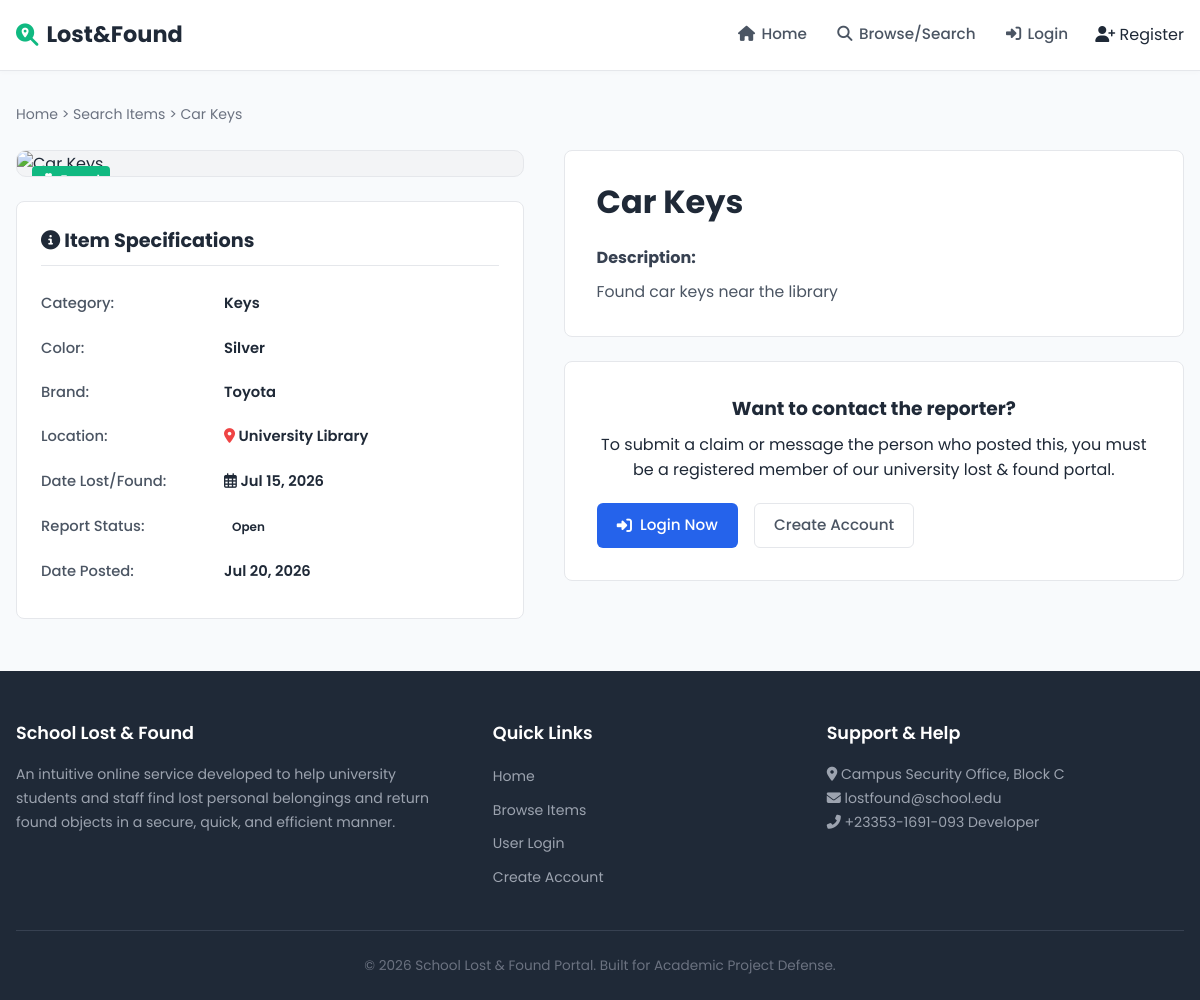
Screenshot of /item.php?id=2 with the database file from the repository.
### tables this page shows
CREATE TABLE items (
    id INT AUTO_INCREMENT PRIMARY KEY,
    user_id INT NOT NULL,
    category_id INT NOT NULL,
    title VARCHAR(150) NOT NULL,
    description TEXT NOT NULL,
    item_type ENUM('Lost','Found') NOT NULL,
    color VARCHAR(50),
    brand VARCHAR(100),
    location VARCHAR(150) NOT NULL,
    date_lost_found DATE NOT NULL,
    image VARCHAR(255) DEFAULT 'default-item.png',
    status ENUM('Open','Claimed','Returned') DEFAULT 'Open',
    created_at TIMESTAMP DEFAULT CURRENT_TIMESTAMP,
    updated_at TIMESTAMP DEFAULT CURRENT_TIMESTAMP ON UPDATE CURRENT_TIMESTAMP,
    CONSTRAINT fk_items_user FOREIGN KEY (user_id) REFERENCES users(id) ON DELETE CASCADE,
    CONSTRAINT fk_items_category FOREIGN KEY (category_id) REFERENCES categories(id) ON DELETE RESTRICT
);

CREATE TABLE categories (
    id INT AUTO_INCREMENT PRIMARY KEY,
    category_name VARCHAR(100) NOT NULL UNIQUE,
    description TEXT,
    created_at TIMESTAMP DEFAULT CURRENT_TIMESTAMP
);

### item.php (the view, shortened to what this page needs)
<?php
require_once 'includes/db.php';
require_once 'includes/functions.php';
$item_id = isset($_GET['id']) ? (int)$_GET['id'] : 0;
$item_query = "SELECT i.*, c.category_name, u.full_name as poster_name, u.email as poster_email, u.phone as poster_phone, u.profile_picture as poster_pic, u.role as poster_role
               FROM items i
               JOIN categories c ON i.category_id = c.id
               JOIN users u ON i.user_id = u.id
               WHERE i.id = ?";
$stmt = mysqli_prepare($conn, $item_query);
if ($stmt) {
    mysqli_stmt_bind_param($stmt, "i", $item_id);
    mysqli_stmt_execute($stmt);
    $item_result = mysqli_stmt_get_result($stmt);
    $item = mysqli_fetch_assoc($item_result);
}
include_once 'includes/header.php';
?>
<div class="breadcrumbs">
    <a href="index.php">Home</a> &gt; <a href="search.php">Search Items</a> &gt; <span><?php echo htmlspecialchars($item['title']); ?></span>
</div>
<div class="item-detail-grid">
    <div class="item-spec-panel">
        <div class="detail-image-wrapper">
            <img src="assets/uploads/<?php echo !empty($item['image']) && $item['image'] !== 'default_item.png' ? $item['image'] : 'default_item.png'; ?>" alt="<?php echo $item['title']; ?>" class="detail-img" onerror="this.src='https://images.unsplash.com/photo-1553062407-98eeb64c6a62?auto=format&fit=crop&q=80&w=800'">
            <div class="detail-type-tag">
                <?php echo get_type_badge($item['item_type']); ?>
            </div>
        </div>
        <div class="spec-table-card">
            <h3><i class="fas fa-info-circle"></i> Item Specifications</h3>
            <table class="details-table">
                <tr>
                    <th>Category:</th>
                    <td><?php echo htmlspecialchars($item['category_name']); ?></td>
                </tr>
                <tr>
                    <th>Color:</th>
                    <td><?php echo !empty($item['color']) ? htmlspecialchars($item['color']) : '<em class="text-muted">Not specified</em>'; ?></td>
                </tr>
                <tr>
                    <th>Brand:</th>
                    <td><?php echo !empty($item['brand']) ? htmlspecialchars($item['brand']) : '<em class="text-muted">Not specified</em>'; ?></td>
                </tr>
                <tr>
                    <th>Location:</th>
                    <td><i class="fas fa-map-marker-alt text-red"></i> <?php echo htmlspecialchars($item['location']); ?></td>
                </tr>
                <tr>
                    <th>Date Lost/Found:</th>
                    <td><i class="far fa-calendar-alt"></i> <?php echo format_date($item['date_lost_found']); ?></td>
                </tr>
                <tr>
                    <th>Report Status:</th>
                    <td><?php echo get_status_badge($item['status']); ?></td>
                </tr>
                <tr>
                    <th>Date Posted:</th>
                    <td><?php echo format_date($item['created_at']); ?></td>
                </tr>
            </table>
        </div>
    </div>
    <div class="item-action-panel">
        <div class="item-desc-card">
            <h1 class="item-title"><?php echo htmlspecialchars($item['title']); ?></h1>
            <div class="desc-content">
                <h4>Description:</h4>
                <p><?php echo nl2br(htmlspecialchars($item['description'])); ?></p>
            </div>
        </div>
        <div class="contact-card">
            <?php if (!isset($_SESSION['user_id'])): ?>
                <div class="guest-prompt">
                    <h3>Want to contact the reporter?</h3>
                    <p>To submit a claim or message the person who posted this, you must be a registered member of our university lost & found portal.</p>
                    <div class="prompt-buttons">
                        <a href="login.php" class="btn btn-primary"><i class="fas fa-sign-in-alt"></i> Login Now</a>
                        <a href="register.php" class="btn btn-outline">Create Account</a>
                    </div>
                </div>
            <?php endif; ?>
        </div>
    </div>
</div>
<?php
include_once 'includes/footer.php';
?>

### includes/functions.php (shortened to what this page needs)
<?php
function get_type_badge($item_type) {
    if (strtolower($item_type) === 'lost') {
        return '<span class="badge badge-lost"><i class="fas fa-search-plus"></i> Lost</span>';
    } else {
        return '<span class="badge badge-found"><i class="fas fa-hand-holding-heart"></i> Found</span>';
    }
}
function get_status_badge($status) {
    $status = strtolower($status);
    switch ($status) {
        default:
            return '<span class="status-badge">' . ucfirst($status) . '</span>';
    }
}
function format_date($date_string) {
    return date("M d, Y", strtotime($date_string));
}
?>

### assets/css/style.css (style rules this page uses)
:root { --primary-blue: #2563eb; --primary-blue-hover: #1d4ed8; --primary-green: #10b981; --primary-green-hover: #059669; --dark-charcoal: #1f2937; --light-gray: #f3f4f6; --medium-gray: #9ca3af; --border-gray: #e5e7eb; --alert-red: #ef4444; --gold: #f59e0b; --white: #ffffff; --max-width: 1200px; }
* { margin: 0; padding: 0; box-sizing: border-box; }
body { font-family: 'Poppins', sans-serif; background-color: #f8fafc; color: var(--dark-charcoal); line-height: 1.6; }
a { color: inherit; text-decoration: none; transition: all 0.3s ease; }
.text-red { color: var(--alert-red); }
.btn { display: inline-flex; align-items: center; justify-content: center; gap: 0.5rem; padding: 0.6rem 1.2rem; font-size: 0.95rem; font-weight: 500; border-radius: 6px; border: 1px solid transparent; cursor: pointer; transition: all 0.3s ease; text-align: center; }
.btn-primary { background-color: var(--primary-blue); color: var(--white); }
.btn-outline { background-color: transparent; border-color: var(--border-gray); color: #4b5563; }
.badge { padding: 0.3rem 0.6rem; border-radius: 4px; font-size: 0.78rem; font-weight: 600; color: var(--white); display: inline-flex; align-items: center; gap: 0.3rem; }
.badge-found { background-color: var(--primary-green); }
.status-badge { padding: 0.2rem 0.5rem; border-radius: 4px; font-size: 0.75rem; font-weight: 600; display: inline-flex; align-items: center; gap: 0.25rem; }
.breadcrumbs { font-size: 0.88rem; color: #6b7280; margin-bottom: 1.5rem; }
.item-detail-grid { display: grid; grid-template-columns: 0.9fr 1.1fr; gap: 2.5rem; align-items: start; }
.detail-image-wrapper { position: relative; border-radius: 10px; overflow: hidden; background-color: var(--light-gray); border: 1px solid var(--border-gray); margin-bottom: 1.5rem; }
.detail-img { width: 100%; max-height: 400px; object-fit: contain; }
.detail-type-tag { position: absolute; top: 15px; left: 15px; }
.spec-table-card { background-color: var(--white); border: 1px solid var(--border-gray); border-radius: 8px; padding: 1.5rem; }
.spec-table-card h3 { font-size: 1.2rem; margin-bottom: 1rem; border-bottom: 1px solid var(--border-gray); padding-bottom: 0.5rem; }
.details-table { width: 100%; border-collapse: collapse; }
.details-table th, .details-table td { padding: 0.65rem 0; text-align: left; font-size: 0.92rem; }
.details-table th { color: #4b5563; font-weight: 500; width: 40%; }
.details-table td { font-weight: 600; }
.item-desc-card { background-color: var(--white); border: 1px solid var(--border-gray); border-radius: 8px; padding: 2rem; margin-bottom: 1.5rem; }
.item-title { font-size: 2rem; font-weight: 700; line-height: 1.2; margin-bottom: 1.5rem; }
.desc-content h4 { font-size: 1rem; margin-bottom: 0.5rem; color: #374151; }
.desc-content p { color: #4b5563; font-size: 0.98rem; white-space: pre-line; }
.contact-card { background-color: var(--white); border: 1px solid var(--border-gray); border-radius: 8px; padding: 2rem; }
.guest-prompt, .owner-prompt { text-align: center; }
.guest-prompt h3, .owner-prompt h3 { margin-bottom: 0.5rem; }
.prompt-buttons { display: flex; gap: 1rem; margin-top: 1.25rem; }

### rows the page displays
items: title "Car Keys", category.category_name "Keys", color "Silver", brand "Toyota", location "University Library", date_lost_found "Jul 15, 2026", status "Open", created_at "Jul 20, 2026", description "Found car keys near the library"
